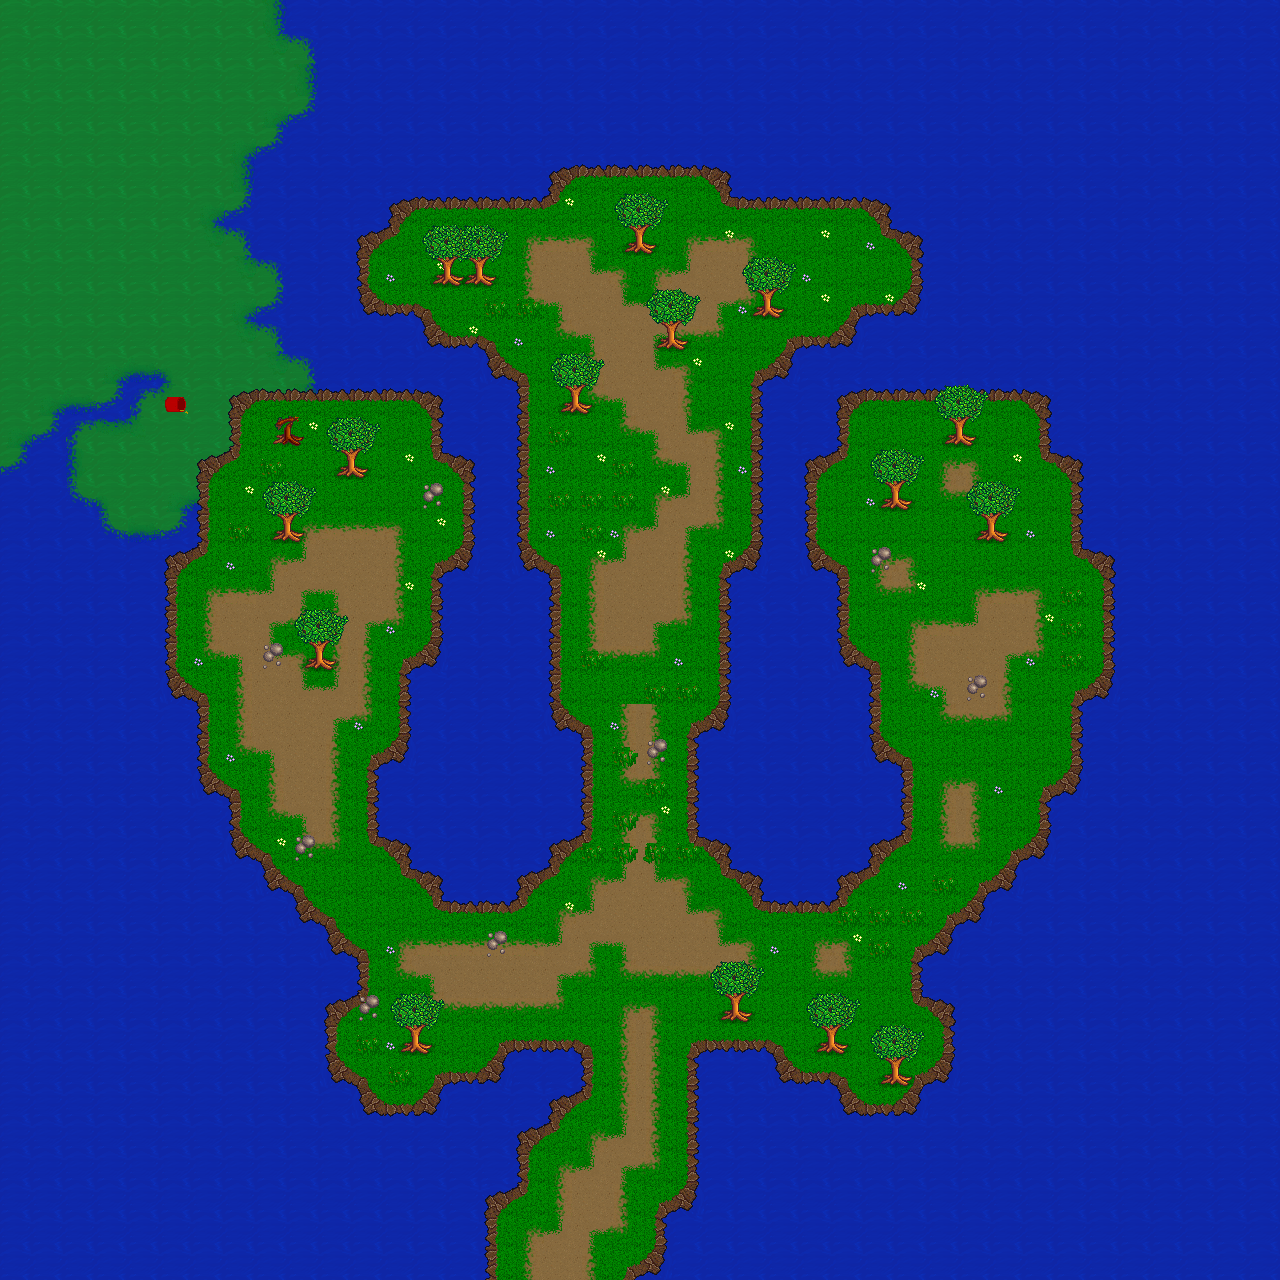

A level layout from a 2D game, rendered from its tile map. Below: a short description, then the map file with tile-grid data replaced by summaries:
An orthogonal 40x40 tile map with 32x32 px tiles, 4 tile layers (Ground, Path, Flowers, Trees), 2 tilesets and 117 objects (30x grass, 8x machete, 6x purple_left, 6x purple_right, 6x border, ...).

<map version="1.0" orientation="orthogonal" renderorder="right-down" width="40" height="40" tilewidth="32" tileheight="32" nextobjectid="152">
 <tileset firstgid="1" name="tileset_jungle" tilewidth="32" tileheight="32" tilecount="100" columns="10">
  <image source="Tilesets/tileset_jungle.png" width="320" height="320" />
  <tile id="2">
   <objectgroup draworder="index">
    <object id="1" x="14" y="6" width="18" height="26" />
   </objectgroup>
  </tile>
  <tile id="3">
   <objectgroup draworder="index">
    <object id="2" x="0" y="6" width="18" height="26" />
   </objectgroup>
  </tile>
  <tile id="4">
   <objectgroup draworder="index">
    <object id="2" x="14" y="6" width="18" height="26" />
   </objectgroup>
  </tile>
  <tile id="5">
   <objectgroup draworder="index">
    <object id="4" x="0" y="6" width="18" height="26" />
   </objectgroup>
  </tile>
  <tile id="6">
   <objectgroup draworder="index">
    <object id="2" x="14" y="6" width="18" height="26" />
   </objectgroup>
  </tile>
  <tile id="7">
   <objectgroup draworder="index">
    <object id="2" x="0" y="6" width="18" height="26" />
   </objectgroup>
  </tile>
  <tile id="8">
   <objectgroup draworder="index">
    <object id="3" x="14" y="6" width="18" height="26" />
   </objectgroup>
  </tile>
  <tile id="9">
   <objectgroup draworder="index">
    <object id="3" x="0" y="6" width="18" height="26" />
   </objectgroup>
  </tile>
  <tile id="12">
   <objectgroup draworder="index">
    <object id="1" x="14" y="0" width="18" height="5" />
    <object id="2" x="24" y="0" width="8" height="29" />
    <object id="3" x="17" y="19" width="15" height="10" />
   </objectgroup>
  </tile>
  <tile id="13">
   <objectgroup draworder="index">
    <object id="1" x="0" y="0" width="18" height="6" />
    <object id="2" x="0" y="0" width="5" height="29" />
    <object id="3" x="0" y="20" width="15" height="10" />
   </objectgroup>
  </tile>
  <tile id="15">
   <objectgroup draworder="index">
    <object id="2" x="7" y="4" width="20" height="23" />
   </objectgroup>
  </tile>
  <tile id="17">
   <objectgroup draworder="index">
    <object id="1" x="24" y="0" width="8" height="29" />
    <object id="2" x="17" y="19" width="15" height="9" />
   </objectgroup>
  </tile>
  <tile id="18">
   <objectgroup draworder="index">
    <object id="1" x="0" y="0" width="5" height="29" />
    <object id="2" x="0" y="20" width="15" height="10" />
   </objectgroup>
  </tile>
  <tile id="20">
   <objectgroup draworder="index">
    <object id="1" x="16" y="16" width="16" height="16" />
   </objectgroup>
  </tile>
  <tile id="21">
   <objectgroup draworder="index">
    <object id="1" x="0" y="16" width="32" height="16" />
   </objectgroup>
  </tile>
  <tile id="22">
   <objectgroup draworder="index">
    <object id="1" x="0" y="16" width="16" height="16" />
   </objectgroup>
  </tile>
  <tile id="23">
   <objectgroup draworder="index">
    <object id="1" x="0" y="0" width="32" height="32" />
   </objectgroup>
  </tile>
  <tile id="24">
   <objectgroup draworder="index">
    <object id="1" x="0" y="0" width="32" height="32" />
   </objectgroup>
  </tile>
  <tile id="25">
   <objectgroup draworder="index">
    <object id="1" x="0" y="0" width="32" height="16" />
   </objectgroup>
  </tile>
  <tile id="26">
   <objectgroup draworder="index">
    <!-- 1 objects omitted --></objectgroup>
  </tile>
  <tile id="30">
   <objectgroup draworder="index">
    <!-- 1 objects omitted --></objectgroup>
  </tile>
  <tile id="31">
   <objectgroup draworder="index" />
  </tile>
  <tile id="32">
   <objectgroup draworder="index">
    <!-- 1 objects omitted --></objectgroup>
  </tile>
  <tile id="33">
   <objectgroup draworder="index">
    <!-- 1 objects omitted --></objectgroup>
  </tile>
  <tile id="34">
   <objectgroup draworder="index">
    <!-- 1 objects omitted --></objectgroup>
  </tile>
  <tile id="40">
   <objectgroup draworder="index">
    <!-- 1 objects omitted --></objectgroup>
  </tile>
  <tile id="41">
   <objectgroup draworder="index">
    <!-- 1 objects omitted --></objectgroup>
  </tile>
  <tile id="42">
   <objectgroup draworder="index">
    <!-- 1 objects omitted --></objectgroup>
  </tile>
  <tile id="43">
   <objectgroup draworder="index">
    <!-- 1 objects omitted --></objectgroup>
  </tile>
  <tile id="44">
   <objectgroup draworder="index">
    <!-- 1 objects omitted --></objectgroup>
  </tile>
  <tile id="50">
   <objectgroup draworder="index">
    <!-- 1 objects omitted --></objectgroup>
  </tile>
  <tile id="51">
   <objectgroup draworder="index">
    <!-- 1 objects omitted --></objectgroup>
  </tile>
  <tile id="52">
   <objectgroup draworder="index">
    <!-- 1 objects omitted --></objectgroup>
  </tile>
  <tile id="53">
   <objectgroup draworder="index">
    <!-- 1 objects omitted --></objectgroup>
  </tile>
  <tile id="54">
   <objectgroup draworder="index">
    <!-- 1 objects omitted --></objectgroup>
  </tile>
  <tile id="55">
   <objectgroup draworder="index" />
  </tile>
  <tile id="56">
   <objectgroup draworder="index" />
  </tile>
  <tile id="57">
   <objectgroup draworder="index" />
  </tile>
  <tile id="58">
   <objectgroup draworder="index" />
  </tile>
  <tile id="59">
   <objectgroup draworder="index" />
  </tile>
  <tile id="60">
   <objectgroup draworder="index">
    <!-- 1 objects omitted --></objectgroup>
  </tile>
  <tile id="61">
   <objectgroup draworder="index" />
  </tile>
  <tile id="62">
   <objectgroup draworder="index">
    <!-- 1 objects omitted --></objectgroup>
  </tile>
  <tile id="63">
   <objectgroup draworder="index">
    <!-- 1 objects omitted --></objectgroup>
  </tile>
  <tile id="64">
   <objectgroup draworder="index">
    <!-- 1 objects omitted --></objectgroup>
  </tile>
  <tile id="65">
   <objectgroup draworder="index" />
  </tile>
  <tile id="66">
   <objectgroup draworder="index" />
  </tile>
  <tile id="67">
   <objectgroup draworder="index" />
  </tile>
  <tile id="68">
   <objectgroup draworder="index" />
  </tile>
  <tile id="69">
   <objectgroup draworder="index" />
  </tile>
  <tile id="70">
   <objectgroup draworder="index">
    <!-- 1 objects omitted --></objectgroup>
  </tile>
  <tile id="71">
   <objectgroup draworder="index">
    <!-- 1 objects omitted --></objectgroup>
  </tile>
  <tile id="72">
   <objectgroup draworder="index">
    <!-- 1 objects omitted --></objectgroup>
  </tile>
  <tile id="73">
   <objectgroup draworder="index">
    <!-- 1 objects omitted --></objectgroup>
  </tile>
  <tile id="75">
   <objectgroup draworder="index" />
  </tile>
  <tile id="76">
   <objectgroup draworder="index" />
  </tile>
  <tile id="77">
   <objectgroup draworder="index" />
  </tile>
 </tileset>
 <tileset firstgid="101" name="tileset_mining" tilewidth="32" tileheight="32" tilecount="100" columns="10">
  <image source="Tilesets/tileset_mining.png" width="320" height="320" />
 </tileset>
 <layer name="Ground" width="40" height="40">
  <properties>
   <property name="level_layer" type="int" value="0" />
  </properties>
  <data>[1600 cells, 1600 non-empty, 33 distinct tile ids]</data>
 </layer>
 <layer name="Path" width="40" height="40">
  <properties>
   <property name="level_layer" type="int" value="0" />
  </properties>
  <data>[1600 cells, 229 non-empty, 14 distinct tile ids]</data>
 </layer>
 <layer name="Flowers" width="40" height="40">
  <properties>
   <property name="level_layer" type="int" value="0" />
  </properties>
  <data>[1600 cells, 60 non-empty, 5 distinct tile ids]</data>
 </layer>
 <layer name="Trees" width="40" height="40">
  <properties>
   <property name="level_layer" type="int" value="0" />
  </properties>
  <data>[1600 cells, 94 non-empty, 7 distinct tile ids]</data>
 </layer>
 <objectgroup name="Objects">
  <properties>
   <property name="level_layer" type="int" value="0" />
  </properties>
  <!-- 69 objects omitted --></objectgroup>
</map>
<!-- 92 of 117 objects omitted -->
